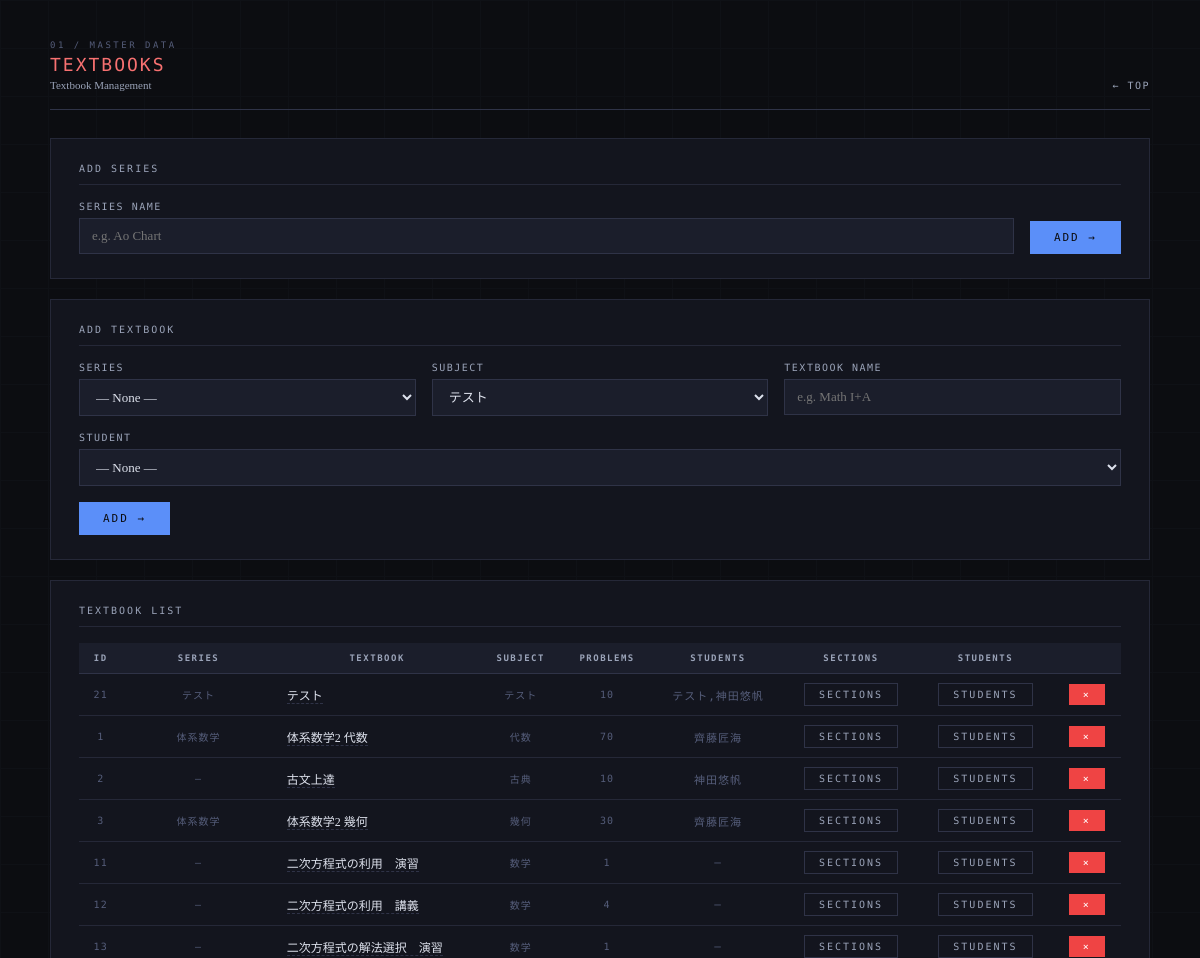
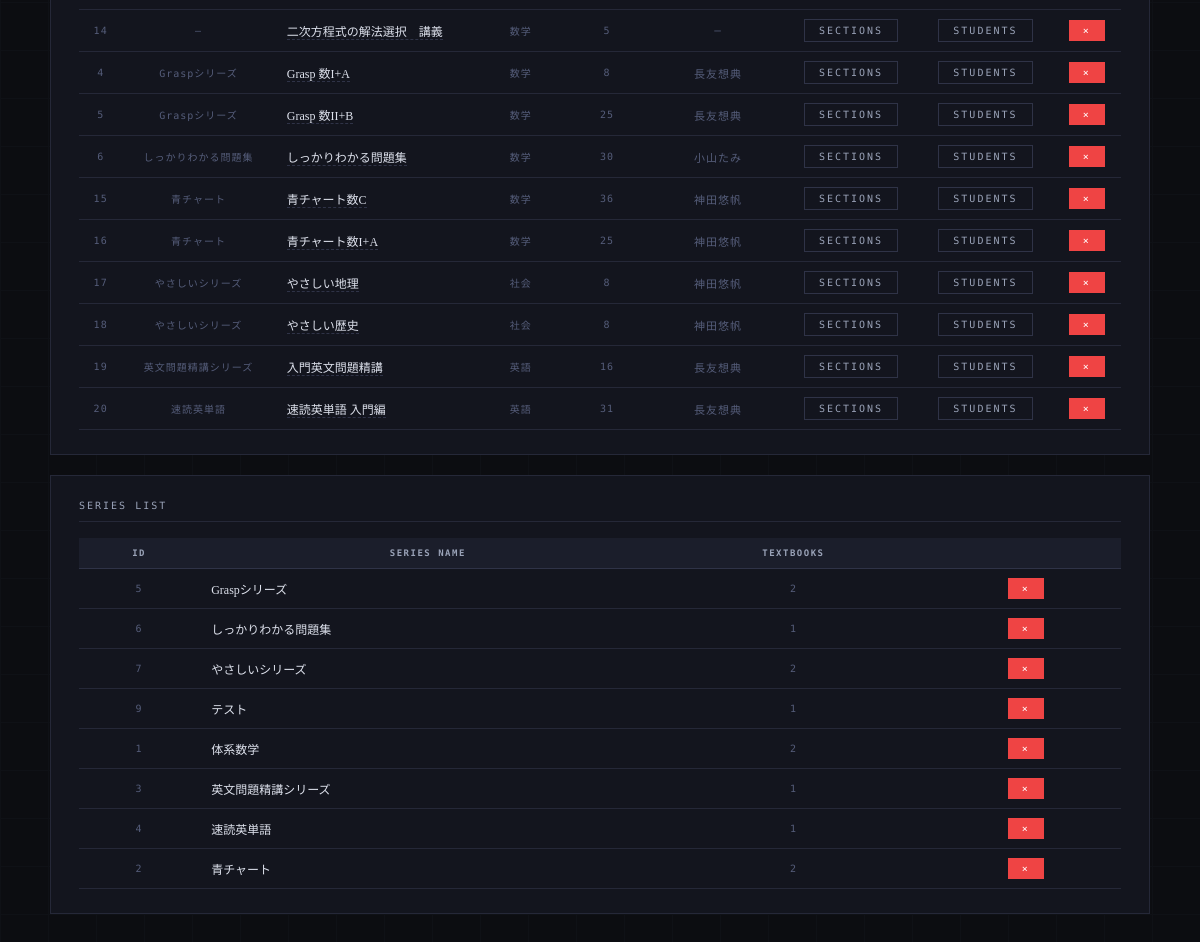
The page /textbooks on the database its author committed (2 pictures, top to bottom).
### tables this page shows
CREATE TABLE textbooks (
        textbook_id INTEGER PRIMARY KEY AUTOINCREMENT,
        series_id INTEGER,
        name TEXT NOT NULL,
        subject TEXT NOT NULL,
        description TEXT,
        FOREIGN KEY (series_id) REFERENCES series(series_id)
    );

CREATE TABLE series (
        series_id INTEGER PRIMARY KEY AUTOINCREMENT,
        name TEXT NOT NULL UNIQUE,
        description TEXT
    );

### app.py (the view)
@app.route("/textbooks")
def textbooks():
    conn = get_connection()
    c = conn.cursor()
    c.execute("""
        SELECT t.textbook_id, t.name, t.subject,
               s.name as series_name,
               COUNT(DISTINCT p.problem_id) as problem_count,
               GROUP_CONCAT(DISTINCT st.name) as students
        FROM textbooks t
        LEFT JOIN series s ON t.series_id = s.series_id
        LEFT JOIN problems p ON t.textbook_id = p.textbook_id
        LEFT JOIN student_textbooks stb ON t.textbook_id = stb.textbook_id
        LEFT JOIN students st ON stb.student_id = st.student_id
        GROUP BY t.textbook_id
        ORDER BY t.subject, s.name, t.name
    """)
    tb_list = c.fetchall()
    c.execute("""
        SELECT s.series_id, s.name,
               COUNT(t.textbook_id) as textbook_count
        FROM series s
        LEFT JOIN textbooks t ON s.series_id = t.series_id
        GROUP BY s.series_id ORDER BY s.name
    """)
    series_list = c.fetchall()
    c.execute("SELECT DISTINCT subjects FROM students ORDER BY subjects")
    all_subjects_raw = c.fetchall()
    all_subjects = []
    for row in all_subjects_raw:
        for subj in row["subjects"].split(","):
            s = subj.strip()
            if s and s not in all_subjects:
                all_subjects.append(s)
    c.execute("SELECT student_id, name FROM students ORDER BY student_id")
    all_students = c.fetchall()
    tb_list_with_students = []
    for t in tb_list:
        c.execute("SELECT student_id FROM student_textbooks WHERE textbook_id=?",
                  (t["textbook_id"],))
        sids = [r["student_id"] for r in c.fetchall()]
        tb_list_with_students.append({**dict(t), "student_ids_list": sids})
    conn.close()
    return render_template("textbooks.html",
                           textbooks=tb_list_with_students,
                           series_list=series_list,
                           all_subjects=sorted(all_subjects),
                           all_students=all_students)

### database.py (called while the page is built)
def get_connection():
    conn = sqlite3.connect(DB_PATH)
    conn.row_factory = sqlite3.Row
    return conn

### templates/textbooks.html (shortened to what this page needs)
<!DOCTYPE html>
<html lang="ja">
<head>
</head>
<body>
<div class="container">
  <div class="page-header fade-in">
    <div>
      <div class="page-label">01 / Master Data</div>
      <div class="page-title" style="color:#f87171;">Textbooks</div>
      <div class="page-title-ja">Textbook Management</div>
    </div>
    <a class="page-header-back" href="/">TOP</a>
  </div>
  <div class="card fade-in">
    <div class="card-title">Add Series</div>
    <form method="POST" action="/textbooks/series/add" style="display:flex;gap:16px;align-items:flex-end;">
      <div style="flex:1;">
        <label>Series Name</label>
        <input type="text" name="name" placeholder="e.g. Ao Chart" required>
      </div>
      <button type="submit" class="btn btn-primary" style="margin-top:0;">Add →</button>
    </form>
  </div>
  <div class="card fade-in">
    <div class="card-title">Add Textbook</div>
    <form method="POST" action="/textbooks/add">
      <div class="grid-3">
        <div>
          <label>Series</label>
          <select name="series_id">
            <option value="">— None —</option>
          </select>
        </div>
        <div>
          <label>Subject</label>
          <select name="subject">
            {% for subj in all_subjects %}
            <option value="{{ subj }}">{{ subj }}</option>
            {% endfor %}
          </select>
        </div>
        <div>
          <label>Textbook Name</label>
          <input type="text" name="name" placeholder="e.g. Math I+A" required>
        </div>
      </div>
      <label>Student</label>
      <select name="student_ids">
        <option value="">— None —</option>
      </select>
      <div style="margin-top:16px;">
        <button type="submit" class="btn btn-primary">Add →</button>
      </div>
    </form>
  </div>
  <div class="card fade-in">
    <div class="card-title">Textbook List</div>
    <div style="overflow-x:auto;">
    <table class="data-table">
      <thead>
        <tr>
          <th>ID</th><th>Series</th><th>Textbook</th><th>Subject</th>
          <th>Problems</th><th>Students</th><th>Sections</th><th>Students</th><th></th>
        </tr>
      </thead>
      <tbody>
      {% for t in textbooks %}
      <tr>
        <td class="meta-text">{{ t.textbook_id }}</td>
        <td class="meta-text">{{ t.series_name or '—' }}</td>
        <td class="left">
          <a href="/problems/list?textbook_id={{ t.textbook_id }}"
             style="color:var(--text);text-decoration:none;
                    border-bottom:1px dashed var(--border-light);
                    transition:color 0.15s;"
             onmouseover="this.style.color='var(--blue)'"
             onmouseout="this.style.color='var(--text)'">
            {{ t.name }}
          </a>
        </td>
        <td class="meta-text">{{ t.subject }}</td>
        <td class="meta-text">{{ t.problem_count }}</td>
        <td class="meta-text" style="font-size:11px;">{{ t.students or '—' }}</td>
        <td>
          <a href="/textbooks/{{ t.textbook_id }}/sections"
            class="btn btn-ghost btn-sm">Sections</a>
        </td>
        <td>
          <button class="btn btn-ghost btn-sm"
            onclick="toggleStudentForm({{ t.textbook_id }})">Students</button>
        </td>
        <td>
          <form method="POST" action="/textbooks/delete/{{ t.textbook_id }}"
            style="display:inline;"
            onsubmit="return confirm('Delete this textbook?')">
            <button class="btn btn-danger btn-sm">×</button>
          </form>
        </td>
      </tr>
      {% endfor %}
      </tbody>
    </table>
    </div>
  </div>
  <div class="card fade-in">
    <div class="card-title">Series List</div>
    <div style="overflow-x:auto;">
    <table class="data-table">
      <thead>
        <tr><th>ID</th><th>Series Name</th><th>Textbooks</th><th></th></tr>
      </thead>
      <tbody>
      {% for s in series_list %}
      <tr>
        <td class="meta-text">{{ s.series_id }}</td>
        <td class="left">{{ s.name }}</td>
        <td class="meta-text">{{ s.textbook_count }}</td>
        <td>
          <form method="POST" action="/textbooks/series/delete/{{ s.series_id }}"
            style="display:inline;"
            onsubmit="return confirm('Delete this series?')">
            <button class="btn btn-danger btn-sm">×</button>
          </form>
        </td>
      </tr>
      {% endfor %}
      </tbody>
    </table>
    </div>
  </div>
</div>
</body>
</html>

### templates/textbooks.html (style rules this page uses)
:root { --bg:#0c0d11; --surface:#13151e; --surface2:#1b1e2b; --surface3:#222536; --border:#252838; --border-light:#2f3347; --text:#dde1ec; --text-muted:#9aa3b8; --text-dim:#555d7a; --blue:#5b8ff9; --green:#3ecf8e; --amber:#f5a623; --rose:#f06292; --red:#ef4444; --blue-bg:rgba(91,143,249,0.10); --green-bg:rgba(62,207,142,0.10); --amber-bg:rgba(245,166,35,0.10); --rose-bg:rgba(240,98,146,0.10); }
*, *::before, *::after { margin:0; padding:0; box-sizing:border-box; }
body { font-family:'Noto Serif JP',serif; background:var(--bg); color:var(--text); min-height:100vh; padding:40px 32px 80px; -webkit-font-smoothing:antialiased; }
body::after { content:''; position:fixed; inset:0; background-image: linear-gradient(var(--border) 1px,transparent 1px), linear-gradient(90deg,var(--border) 1px,transparent 1px); background-size:48px 48px; opacity:0.15; pointer-events:none; z-index:0; }
.container { max-width:1100px; margin:0 auto; position:relative; z-index:1; }
.page-header { display:flex; align-items:flex-end; justify-content:space-between; margin-bottom:28px; padding-bottom:18px; border-bottom:1px solid var(--border-light); }
.page-label { font-family:'DM Mono',monospace; font-size:9px; letter-spacing:2.5px; text-transform:uppercase; color:var(--text-dim); margin-bottom:4px; }
.page-title { font-family:'DM Mono',monospace; font-weight:500; font-size:18px; letter-spacing:2px; text-transform:uppercase; }
.page-title-ja { font-family:'Noto Serif JP',serif; font-weight:300; font-size:11px; color:var(--text-muted); margin-top:4px; }
.page-header-back { font-family:'DM Mono',monospace; font-size:10px; color:var(--text-muted); letter-spacing:1.5px; text-decoration:none; transition:color 0.15s; }
.page-header-back::before { content:'← '; }
.card { background:var(--surface); border:1px solid var(--border); padding:24px 28px; margin-bottom:20px; }
.card-title { font-family:'DM Mono',monospace; font-size:10px; letter-spacing:2px; text-transform:uppercase; color:var(--text-muted); margin-bottom:16px; padding-bottom:10px; border-bottom:1px solid var(--border); }
label { display:block; font-family:'DM Mono',monospace; font-size:10px; letter-spacing:1.5px; text-transform:uppercase; color:var(--text-muted); margin-bottom:6px; margin-top:16px; }
label:first-child { margin-top:0; }
input[type="text"], input[type="date"], input[type="number"], select, textarea { width:100%; padding:9px 12px; background:var(--surface2); border:1px solid var(--border-light); color:var(--text); font-family:'Noto Serif JP',serif; font-size:13px; outline:none; transition:border-color 0.15s; }
select option { background:var(--surface2); }
.btn { font-family:'DM Mono',monospace; font-size:11px; letter-spacing:2px; text-transform:uppercase; padding:10px 24px; border:none; cursor:pointer; transition:all 0.15s; display:inline-flex; align-items:center; gap:8px; }
.btn-primary { background:var(--blue); color:#0c0d11; }
.btn-danger { background:var(--red); color:white; }
.btn-ghost { background:transparent; color:var(--text-muted); border:1px solid var(--border-light); }
.btn-sm { padding:5px 14px; font-size:10px; }
.data-table { width:100%; border-collapse:collapse; background:var(--surface); font-size:12px; }
.data-table th { background:var(--surface2); color:var(--text-muted); font-family:'DM Mono',monospace; font-size:9px; letter-spacing:1.5px; text-transform:uppercase; padding:10px 12px; text-align:center; border-bottom:1px solid var(--border-light); white-space:nowrap; }
.data-table td { padding:9px 12px; border-bottom:1px solid var(--border); text-align:center; vertical-align:middle; }
.data-table td.left { text-align:left; font-family:'Noto Serif JP',serif; }
.grid-3 { display:grid; grid-template-columns:1fr 1fr 1fr; gap:16px; }
.meta-text { font-family:'DM Mono',monospace; font-size:10px; color:var(--text-dim); letter-spacing:1px; }
.fade-in { animation:fadeIn 0.3s ease both; }
a { color:var(--blue); text-decoration:none; }

### rows shown on the page
textbooks: textbook_id "21", series_name "テスト", name "テスト", subject "テスト", problem_count "10", students "テスト,神田悠帆"
textbooks: textbook_id "1", series_name "体系数学", name "体系数学2 代数", subject "代数", problem_count "70", students "齊藤匠海"
textbooks: textbook_id "2", series_name "—", name "古文上達", subject "古典", problem_count "10", students "神田悠帆"
textbooks: textbook_id "3", series_name "体系数学", name "体系数学2 幾何", subject "幾何", problem_count "30", students "齊藤匠海"
textbooks: textbook_id "11", series_name "—", name "二次方程式の利用 演習", subject "数学", problem_count "1", students "—"
textbooks: textbook_id "12", series_name "—", name "二次方程式の利用 講義", subject "数学", problem_count "4", students "—"
textbooks: textbook_id "13", series_name "—", name "二次方程式の解法選択 演習", subject "数学", problem_count "1", students "—"
textbooks: textbook_id "14", series_name "—", name "二次方程式の解法選択 講義", subject "数学", problem_count "5", students "—"
textbooks: textbook_id "4", series_name "Graspシリーズ", name "Grasp 数I+A", subject "数学", problem_count "8", students "長友想典"
textbooks: textbook_id "5", series_name "Graspシリーズ", name "Grasp 数II+B", subject "数学", problem_count "25", students "長友想典"
textbooks: textbook_id "6", name "しっかりわかる問題集", subject "数学", problem_count "30", students "小山たみ"
textbooks: textbook_id "15", series_name "青チャート", name "青チャート数C", subject "数学", problem_count "36", students "神田悠帆"
textbooks: textbook_id "16", series_name "青チャート", name "青チャート数I+A", subject "数学", problem_count "25", students "神田悠帆"
textbooks: textbook_id "17", series_name "やさしいシリーズ", name "やさしい地理", subject "社会", problem_count "8", students "神田悠帆"
textbooks: textbook_id "18", series_name "やさしいシリーズ", name "やさしい歴史", subject "社会", problem_count "8", students "神田悠帆"
textbooks: textbook_id "19", series_name "英文問題精講シリーズ", name "入門英文問題精講", subject "英語", problem_count "16", students "長友想典"
textbooks: textbook_id "20", series_name "速読英単語", name "速読英単語 入門編", subject "英語", problem_count "31", students "長友想典"
series: series_id "5", name "Graspシリーズ", textbook_count "2"
series: series_id "6", name "しっかりわかる問題集", textbook_count "1"
series: series_id "7", name "やさしいシリーズ", textbook_count "2"
series: series_id "9", name "テスト", textbook_count "1"
series: series_id "1", name "体系数学", textbook_count "2"
series: series_id "3", name "英文問題精講シリーズ", textbook_count "1"
series: series_id "4", name "速読英単語", textbook_count "1"
series: series_id "2", name "青チャート", textbook_count "2"

### other values the page prints
form field subject "テスト"
